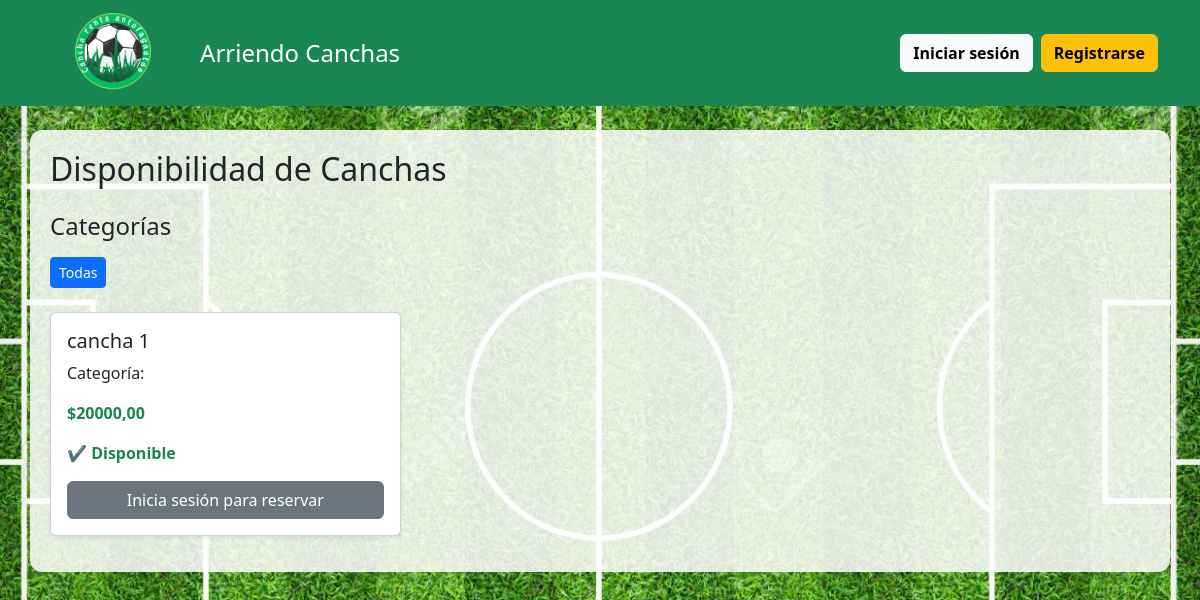
The app's page /, older data.
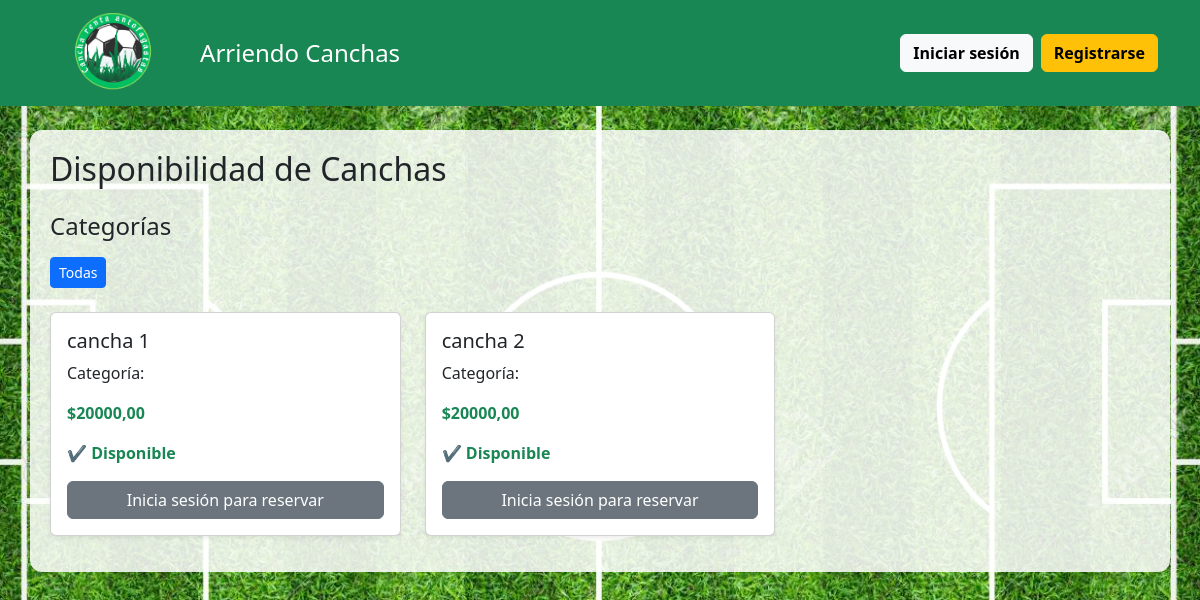
The same page, newer data.
### reservas/models.py (models this page shows, shortened)
class Cancha(models.Model):
    nombre = models.CharField(max_length=100)
    categoria = models.ForeignKey(Categoria, on_delete=models.SET_NULL, null=True, blank=True)
    precio = models.DecimalField(max_digits=8, decimal_places=2)
    disponible = models.BooleanField(default=True)
    imagen = models.ImageField(upload_to="canchas/", blank=True, null=True)

### reservas/views.py (the view)
# urls.py: path("", views.home, name="home"),
def home(request):
    categoria_filtro = request.GET.get("categoria")
    categorias = Categoria.objects.all()
    canchas = (
        Cancha.objects.filter(categoria__id=categoria_filtro)
        if categoria_filtro else Cancha.objects.all()
    )
    return render(request, "home.html", {
        "canchas": canchas,
        "categorias": categorias,
        "categoria_filtro": categoria_filtro,
    })

### templates/home.html (shortened to what this page needs)
{% extends 'base.html' %}
{% block content %}
<h2 class="mb-4">Disponibilidad de Canchas</h2>
<h4 class="mb-3">Categorías</h4>
<div class="mb-4">
    <a href="/" class="btn btn-outline-primary btn-sm {% if not categoria_filtro %}active{% endif %}">
        Todas
    </a>
</div>
<div class="row">
    {% for cancha in canchas %}
    <div class="col-md-4 mb-3">
        <div class="card shadow-sm">
            <div class="card-body">
<h5 class="card-title">{{ cancha.nombre }}</h5>
<p class="card-text">Categoría: {{ cancha.categoria.nombre }}</p>
<p class="card-text text-success fw-bold">${{ cancha.precio }}</p>
{% if cancha.bloqueo %}
    <p class="text-danger fw-bold">⛔ No disponible</p>
    <p class="text-muted">
        <strong>Cerrada:</strong> {{ cancha.bloqueo.fecha_inicio }} → {{ cancha.bloqueo.fecha_fin }}
    </p>
    {% if cancha.bloqueo.motivo %}
        <p class="text-muted"><strong>Motivo:</strong> {{ cancha.bloqueo.motivo }}</p>
    {% endif %}
    <button class="btn btn-danger w-100" disabled>
        No disponible
    </button>
{% else %}
    <p class="text-success fw-bold">✔ Disponible</p>
    {% if user.is_authenticated %}
        <a href="{% url 'reservar' cancha.id %}" class="btn btn-success w-100">
            Reservar
        </a>
    {% else %}
        <a href="{% url 'login' %}" class="btn btn-secondary w-100">
            Inicia sesión para reservar
        </a>
    {% endif %}
{% endif %}
            </div>
        </div>
    </div>
    {% empty %}
    <p>No hay canchas disponibles.</p>
    {% endfor %}
</div>
{% endblock %}

Row changes from the older to the newer data that the page shows:
added Cancha: nombre "cancha 2", precio "20000,00"
